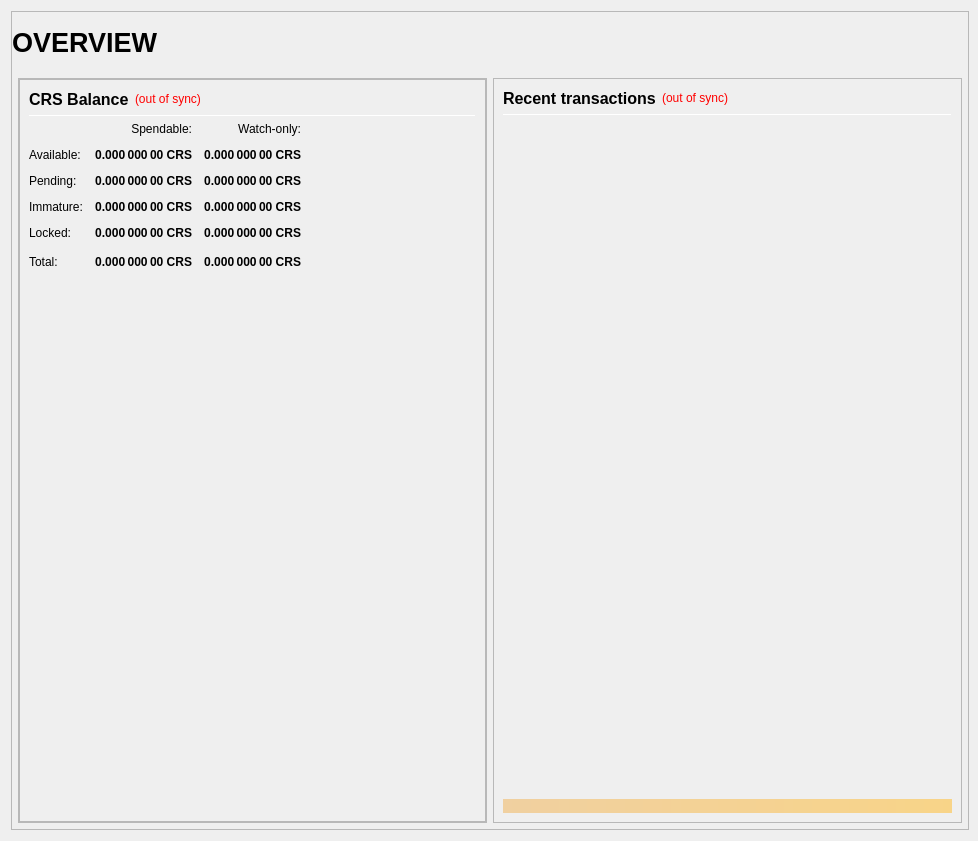
<?xml version="1.0" encoding="UTF-8"?>
<ui version="4.0">
 <class>OverviewPage</class>
 <widget class="QWidget" name="OverviewPage">
  <property name="geometry">
   <rect>
    <x>0</x>
    <y>0</y>
    <width>978</width>
    <height>841</height>
   </rect>
  </property>
  <property name="minimumSize">
   <size>
    <width>960</width>
    <height>682</height>
   </size>
  </property>
  <property name="windowTitle">
   <string>Form</string>
  </property>
  <layout class="QVBoxLayout" name="topLayout" stretch="1">
   <property name="rightMargin">
    <number>9</number>
   </property>
   <item>
    <widget class="QFrame" name="frame_BG">
     <property name="minimumSize">
      <size>
       <width>850</width>
       <height>610</height>
      </size>
     </property>
     <property name="maximumSize">
      <size>
       <width>16777215</width>
       <height>16777215</height>
      </size>
     </property>
     <property name="frameShape">
      <enum>QFrame::StyledPanel</enum>
     </property>
     <property name="frameShadow">
      <enum>QFrame::Raised</enum>
     </property>
     <layout class="QVBoxLayout" name="verticalLayout_3" stretch="1">
      <property name="leftMargin">
       <number>0</number>
      </property>
      <property name="topMargin">
       <number>0</number>
      </property>
      <property name="rightMargin">
       <number>0</number>
      </property>
      <property name="bottomMargin">
       <number>6</number>
      </property>
      <item>
       <layout class="QVBoxLayout" name="verticalLayout_Master" stretch="0,1">
        <property name="leftMargin">
         <number>0</number>
        </property>
        <property name="topMargin">
         <number>0</number>
        </property>
        <property name="rightMargin">
         <number>0</number>
        </property>
        <property name="bottomMargin">
         <number>0</number>
        </property>
        <item>
         <widget class="QFrame" name="frame_Header">
          <layout class="QVBoxLayout" name="verticalLayout_Header" stretch="0">
           <property name="leftMargin">
            <number>0</number>
           </property>
           <property name="topMargin">
            <number>0</number>
           </property>
           <property name="rightMargin">
            <number>0</number>
           </property>
           <property name="bottomMargin">
            <number>0</number>
           </property>
           <item>
            <layout class="QHBoxLayout" name="horizontalLayout_Header" stretch="1,0,1">
             <property name="spacing">
              <number>6</number>
             </property>
             <item>
              <widget class="QLabel" name="labelOverviewHeaderLeft">
               <property name="minimumSize">
                <size>
                 <width>464</width>
                 <height>60</height>
                </size>
               </property>
               <property name="maximumSize">
                <size>
                 <width>16777215</width>
                 <height>60</height>
                </size>
               </property>
               <property name="font">
                <font>
                 <pointsize>20</pointsize>
                 <weight>75</weight>
                 <bold>true</bold>
                </font>
               </property>
               <property name="text">
                <string>OVERVIEW</string>
               </property>
               <property name="alignment">
                <set>Qt::AlignLeading|Qt::AlignLeft|Qt::AlignVCenter</set>
               </property>
              </widget>
             </item>
             <item>
              <spacer name="horizontalSpacer_Header">
               <property name="orientation">
                <enum>Qt::Horizontal</enum>
               </property>
               <property name="sizeHint" stdset="0">
                <size>
                 <width>40</width>
                 <height>20</height>
                </size>
               </property>
              </spacer>
             </item>
             <item>
              <widget class="QLabel" name="labelOverviewHeaderRight">
               <property name="minimumSize">
                <size>
                 <width>464</width>
                 <height>60</height>
                </size>
               </property>
               <property name="maximumSize">
                <size>
                 <width>16777215</width>
                 <height>60</height>
                </size>
               </property>
               <property name="font">
                <font>
                 <pointsize>14</pointsize>
                </font>
               </property>
               <property name="text">
                <string/>
               </property>
               <property name="alignment">
                <set>Qt::AlignRight|Qt::AlignTrailing|Qt::AlignVCenter</set>
               </property>
              </widget>
             </item>
            </layout>
           </item>
          </layout>
         </widget>
        </item>
        <item>
         <widget class="QFrame" name="frame_Content">
          <layout class="QVBoxLayout" name="verticalLayout_Content">
           <property name="leftMargin">
            <number>6</number>
           </property>
           <property name="topMargin">
            <number>0</number>
           </property>
           <property name="rightMargin">
            <number>6</number>
           </property>
           <property name="bottomMargin">
            <number>0</number>
           </property>
           <item>
            <layout class="QHBoxLayout" name="horizontalLayout_Content" stretch="1,1">
             <property name="spacing">
              <number>6</number>
             </property>
             <item>
              <layout class="QVBoxLayout" name="verticalLayout_left" stretch="1">
               <item>
                <widget class="QFrame" name="frameObfuscation">
                 <property name="minimumSize">
                  <size>
                   <width>0</width>
                   <height>0</height>
                  </size>
                 </property>
                 <property name="frameShape">
                  <enum>QFrame::StyledPanel</enum>
                 </property>
                 <property name="frameShadow">
                  <enum>QFrame::Raised</enum>
                 </property>
                 <layout class="QVBoxLayout" name="verticalLayout" stretch="0">
                  <property name="leftMargin">
                   <number>0</number>
                  </property>
                  <property name="topMargin">
                   <number>0</number>
                  </property>
                  <property name="rightMargin">
                   <number>0</number>
                  </property>
                  <property name="bottomMargin">
                   <number>0</number>
                  </property>
                  <item>
                   <widget class="QFrame" name="frame_Balances">
                    <property name="frameShape">
                     <enum>QFrame::StyledPanel</enum>
                    </property>
                    <property name="frameShadow">
                     <enum>QFrame::Raised</enum>
                    </property>
                    <layout class="QVBoxLayout" name="verticalLayout_4">
                     <item>
                      <layout class="QHBoxLayout" name="horizontalLayout_4">
                       <item>
                        <widget class="QLabel" name="label_5">
                         <property name="minimumSize">
                          <size>
                           <width>0</width>
                           <height>20</height>
                          </size>
                         </property>
                         <property name="font">
                          <font>
                           <pointsize>12</pointsize>
                           <weight>75</weight>
                           <bold>true</bold>
                          </font>
                         </property>
                         <property name="text">
                          <string>CRS Balance</string>
                         </property>
                        </widget>
                       </item>
                       <item>
                        <widget class="QLabel" name="labelWalletStatus">
                         <property name="cursor">
                          <cursorShape>WhatsThisCursor</cursorShape>
                         </property>
                         <property name="toolTip">
                          <string>The displayed information may be out of date. Your wallet automatically synchronizes with the PIVX network after a connection is established, but this process has not completed yet.</string>
                         </property>
                         <property name="styleSheet">
                          <string notr="true">QLabel { color: red; }</string>
                         </property>
                         <property name="text">
                          <string notr="true">(out of sync)</string>
                         </property>
                         <property name="alignment">
                          <set>Qt::AlignLeading|Qt::AlignLeft|Qt::AlignVCenter</set>
                         </property>
                        </widget>
                       </item>
                       <item>
                        <spacer name="horizontalSpacer_3">
                         <property name="orientation">
                          <enum>Qt::Horizontal</enum>
                         </property>
                         <property name="sizeHint" stdset="0">
                          <size>
                           <width>40</width>
                           <height>20</height>
                          </size>
                         </property>
                        </spacer>
                       </item>
                      </layout>
                     </item>
                     <item>
                      <widget class="Line" name="line_Balance">
                       <property name="minimumSize">
                        <size>
                         <width>0</width>
                         <height>1</height>
                        </size>
                       </property>
                       <property name="maximumSize">
                        <size>
                         <width>16777215</width>
                         <height>1</height>
                        </size>
                       </property>
                       <property name="orientation">
                        <enum>Qt::Horizontal</enum>
                       </property>
                      </widget>
                     </item>
                     <item>
                      <layout class="QGridLayout" name="gridLayout">
                       <property name="spacing">
                        <number>12</number>
                       </property>
                       <item row="0" column="1">
                        <widget class="QLabel" name="labelSpendable">
                         <property name="text">
                          <string>Spendable:</string>
                         </property>
                         <property name="alignment">
                          <set>Qt::AlignRight|Qt::AlignTrailing|Qt::AlignVCenter</set>
                         </property>
                        </widget>
                       </item>
                       <item row="0" column="2">
                        <widget class="QLabel" name="labelWatchonly">
                         <property name="text">
                          <string>Watch-only:</string>
                         </property>
                         <property name="alignment">
                          <set>Qt::AlignRight|Qt::AlignTrailing|Qt::AlignVCenter</set>
                         </property>
                        </widget>
                       </item>
                       <item row="1" column="0">
                        <widget class="QLabel" name="labelBalanceText">
                         <property name="text">
                          <string>Available:</string>
                         </property>
                        </widget>
                       </item>
                       <item row="1" column="1">
                        <widget class="QLabel" name="labelBalance">
                         <property name="font">
                          <font>
                           <weight>75</weight>
                           <bold>true</bold>
                          </font>
                         </property>
                         <property name="cursor">
                          <cursorShape>IBeamCursor</cursorShape>
                         </property>
                         <property name="toolTip">
                          <string>Your current spendable balance</string>
                         </property>
                         <property name="text">
                          <string notr="true">0.000 000 00 CRS</string>
                         </property>
                         <property name="alignment">
                          <set>Qt::AlignRight|Qt::AlignTrailing|Qt::AlignVCenter</set>
                         </property>
                         <property name="textInteractionFlags">
                          <set>Qt::LinksAccessibleByMouse|Qt::TextSelectableByKeyboard|Qt::TextSelectableByMouse</set>
                         </property>
                        </widget>
                       </item>
                       <item row="1" column="2">
                        <widget class="QLabel" name="labelWatchAvailable">
                         <property name="font">
                          <font>
                           <weight>75</weight>
                           <bold>true</bold>
                          </font>
                         </property>
                         <property name="cursor">
                          <cursorShape>IBeamCursor</cursorShape>
                         </property>
                         <property name="toolTip">
                          <string>Your current balance in watch-only addresses</string>
                         </property>
                         <property name="text">
                          <string notr="true">0.000 000 00 CRS</string>
                         </property>
                         <property name="alignment">
                          <set>Qt::AlignRight|Qt::AlignTrailing|Qt::AlignVCenter</set>
                         </property>
                         <property name="textInteractionFlags">
                          <set>Qt::LinksAccessibleByMouse|Qt::TextSelectableByKeyboard|Qt::TextSelectableByMouse</set>
                         </property>
                        </widget>
                       </item>
                       <item row="2" column="0">
                        <widget class="QLabel" name="labelPendingText">
                         <property name="text">
                          <string>Pending:</string>
                         </property>
                        </widget>
                       </item>
                       <item row="2" column="1">
                        <widget class="QLabel" name="labelUnconfirmed">
                         <property name="font">
                          <font>
                           <weight>75</weight>
                           <bold>true</bold>
                          </font>
                         </property>
                         <property name="cursor">
                          <cursorShape>IBeamCursor</cursorShape>
                         </property>
                         <property name="toolTip">
                          <string>Total of transactions that have yet to be confirmed, and do not yet count toward the spendable balance</string>
                         </property>
                         <property name="text">
                          <string notr="true">0.000 000 00 CRS</string>
                         </property>
                         <property name="alignment">
                          <set>Qt::AlignRight|Qt::AlignTrailing|Qt::AlignVCenter</set>
                         </property>
                         <property name="textInteractionFlags">
                          <set>Qt::LinksAccessibleByMouse|Qt::TextSelectableByKeyboard|Qt::TextSelectableByMouse</set>
                         </property>
                        </widget>
                       </item>
                       <item row="2" column="2">
                        <widget class="QLabel" name="labelWatchPending">
                         <property name="font">
                          <font>
                           <weight>75</weight>
                           <bold>true</bold>
                          </font>
                         </property>
                         <property name="cursor">
                          <cursorShape>IBeamCursor</cursorShape>
                         </property>
                         <property name="toolTip">
                          <string>Unconfirmed transactions to watch-only addresses</string>
                         </property>
                         <property name="text">
                          <string notr="true">0.000 000 00 CRS</string>
                         </property>
                         <property name="alignment">
                          <set>Qt::AlignRight|Qt::AlignTrailing|Qt::AlignVCenter</set>
                         </property>
                         <property name="textInteractionFlags">
                          <set>Qt::LinksAccessibleByMouse|Qt::TextSelectableByKeyboard|Qt::TextSelectableByMouse</set>
                         </property>
                        </widget>
                       </item>
                       <item row="3" column="0">
                        <widget class="QLabel" name="labelImmatureText">
                         <property name="text">
                          <string>Immature:</string>
                         </property>
                        </widget>
                       </item>
                       <item row="3" column="1">
                        <widget class="QLabel" name="labelImmature">
                         <property name="font">
                          <font>
                           <weight>75</weight>
                           <bold>true</bold>
                          </font>
                         </property>
                         <property name="cursor">
                          <cursorShape>IBeamCursor</cursorShape>
                         </property>
                         <property name="toolTip">
                          <string>Staked or masternode rewards that has not yet matured</string>
                         </property>
                         <property name="text">
                          <string notr="true">0.000 000 00 CRS</string>
                         </property>
                         <property name="alignment">
                          <set>Qt::AlignRight|Qt::AlignTrailing|Qt::AlignVCenter</set>
                         </property>
                         <property name="textInteractionFlags">
                          <set>Qt::LinksAccessibleByMouse|Qt::TextSelectableByKeyboard|Qt::TextSelectableByMouse</set>
                         </property>
                        </widget>
                       </item>
                       <item row="3" column="2">
                        <widget class="QLabel" name="labelWatchImmature">
                         <property name="font">
                          <font>
                           <weight>75</weight>
                           <bold>true</bold>
                          </font>
                         </property>
                         <property name="cursor">
                          <cursorShape>IBeamCursor</cursorShape>
                         </property>
                         <property name="toolTip">
                          <string>Staked or masternode rewards in watch-only addresses that has not yet matured</string>
                         </property>
                         <property name="text">
                          <string notr="true">0.000 000 00 CRS</string>
                         </property>
                         <property name="alignment">
                          <set>Qt::AlignRight|Qt::AlignTrailing|Qt::AlignVCenter</set>
                         </property>
                         <property name="textInteractionFlags">
                          <set>Qt::LinksAccessibleByMouse|Qt::TextSelectableByKeyboard|Qt::TextSelectableByMouse</set>
                         </property>
                        </widget>
                       </item>
                       <item row="4" column="0">
                        <widget class="QLabel" name="labelLockedBalanceText">
                         <property name="toolTip">
                          <string>Locked CRS or Masternode collaterals. These are excluded from zCRS minting.</string>
                         </property>
                         <property name="text">
                          <string>Locked:</string>
                         </property>
                        </widget>
                       </item>
                       <item row="4" column="1">
                        <widget class="QLabel" name="labelLockedBalance">
                         <property name="font">
                          <font>
                           <weight>75</weight>
                           <bold>true</bold>
                          </font>
                         </property>
                         <property name="cursor">
                          <cursorShape>IBeamCursor</cursorShape>
                         </property>
                         <property name="toolTip">
                          <string>Locked CRS or Masternode collaterals. These are excluded from zCRS minting.</string>
                         </property>
                         <property name="text">
                          <string notr="true">0.000 000 00 CRS</string>
                         </property>
                         <property name="alignment">
                          <set>Qt::AlignRight|Qt::AlignTrailing|Qt::AlignVCenter</set>
                         </property>
                         <property name="textInteractionFlags">
                          <set>Qt::LinksAccessibleByMouse|Qt::TextSelectableByKeyboard|Qt::TextSelectableByMouse</set>
                         </property>
                        </widget>
                       </item>
                       <item row="4" column="2">
                        <widget class="QLabel" name="labelWatchLocked">
                         <property name="font">
                          <font>
                           <weight>75</weight>
                           <bold>true</bold>
                          </font>
                         </property>
                         <property name="cursor">
                          <cursorShape>IBeamCursor</cursorShape>
                         </property>
                         <property name="toolTip">
                          <string>Current locked balance in watch-only addresses</string>
                         </property>
                         <property name="text">
                          <string notr="true">0.000 000 00 CRS</string>
                         </property>
                         <property name="alignment">
                          <set>Qt::AlignRight|Qt::AlignTrailing|Qt::AlignVCenter</set>
                         </property>
                         <property name="textInteractionFlags">
                          <set>Qt::LinksAccessibleByMouse|Qt::TextSelectableByKeyboard|Qt::TextSelectableByMouse</set>
                         </property>
                        </widget>
                       </item>
                       <item row="5" column="0">
                        <widget class="QLabel" name="labelTotalText">
                         <property name="toolTip">
                          <string>Your current CRS balance, unconfirmed and immature transactions included</string>
                         </property>
                         <property name="text">
                          <string>Total:</string>
                         </property>
                        </widget>
                       </item>
                       <item row="5" column="1">
                        <widget class="QLabel" name="labelTotal">
                         <property name="font">
                          <font>
                           <weight>75</weight>
                           <bold>true</bold>
                          </font>
                         </property>
                         <property name="cursor">
                          <cursorShape>IBeamCursor</cursorShape>
                         </property>
                         <property name="toolTip">
                          <string>Your current CRS balance, unconfirmed and immature transactions included</string>
                         </property>
                         <property name="text">
                          <string notr="true">0.000 000 00 CRS</string>
                         </property>
                         <property name="alignment">
                          <set>Qt::AlignRight|Qt::AlignTrailing|Qt::AlignVCenter</set>
                         </property>
                         <property name="textInteractionFlags">
                          <set>Qt::LinksAccessibleByMouse|Qt::TextSelectableByKeyboard|Qt::TextSelectableByMouse</set>
                         </property>
                        </widget>
                       </item>
                       <item row="5" column="2">
                        <widget class="QLabel" name="labelWatchTotal">
                         <property name="font">
                          <font>
                           <weight>75</weight>
                           <bold>true</bold>
                          </font>
                         </property>
                         <property name="cursor">
                          <cursorShape>IBeamCursor</cursorShape>
                         </property>
                         <property name="toolTip">
                          <string>Current total balance in watch-only addresses</string>
                         </property>
                         <property name="text">
                          <string notr="true">0.000 000 00 CRS</string>
                         </property>
                         <property name="alignment">
                          <set>Qt::AlignRight|Qt::AlignTrailing|Qt::AlignVCenter</set>
                         </property>
                         <property name="textInteractionFlags">
                          <set>Qt::LinksAccessibleByMouse|Qt::TextSelectableByKeyboard|Qt::TextSelectableByMouse</set>
                         </property>
                        </widget>
                       </item>
                       <item row="5" column="3">
                        <spacer name="horizontalSpacer_9">
                         <property name="orientation">
                          <enum>Qt::Horizontal</enum>
                         </property>
                         <property name="sizeHint" stdset="0">
                          <size>
                           <width>40</width>
                           <height>20</height>
                          </size>
                         </property>
                        </spacer>
                       </item>
                      </layout>
                     </item>
                     <item>
                      <spacer name="verticalSpacer_3">
                       <property name="orientation">
                        <enum>Qt::Vertical</enum>
                       </property>
                       <property name="sizeHint" stdset="0">
                        <size>
                         <width>20</width>
                         <height>40</height>
                        </size>
                       </property>
                      </spacer>
                     </item>
                    </layout>
                   </widget>
                  </item>
                 </layout>
                </widget>
               </item>
              </layout>
             </item>
             <item>
              <layout class="QVBoxLayout" name="verticalLayout_right" stretch="1">
               <item>
                <widget class="QFrame" name="frame_RecentTransactions">
                 <property name="minimumSize">
                  <size>
                   <width>0</width>
                   <height>0</height>
                  </size>
                 </property>
                 <property name="frameShape">
                  <enum>QFrame::StyledPanel</enum>
                 </property>
                 <property name="frameShadow">
                  <enum>QFrame::Raised</enum>
                 </property>
                 <layout class="QVBoxLayout" name="verticalLayout_1" stretch="0,0,0,0,0">
                  <item>
                   <layout class="QHBoxLayout" name="horizontalLayout_2">
                    <item>
                     <widget class="QLabel" name="label_4">
                      <property name="minimumSize">
                       <size>
                        <width>0</width>
                        <height>20</height>
                       </size>
                      </property>
                      <property name="font">
                       <font>
                        <pointsize>12</pointsize>
                        <weight>75</weight>
                        <bold>true</bold>
                       </font>
                      </property>
                      <property name="text">
                       <string>Recent transactions</string>
                      </property>
                     </widget>
                    </item>
                    <item>
                     <widget class="QLabel" name="labelTransactionsStatus">
                      <property name="cursor">
                       <cursorShape>WhatsThisCursor</cursorShape>
                      </property>
                      <property name="toolTip">
                       <string>The displayed information may be out of date. Your wallet automatically synchronizes with the Cronos network after a connection is established, but this process has not completed yet.</string>
                      </property>
                      <property name="styleSheet">
                       <string notr="true">QLabel { color: red; }</string>
                      </property>
                      <property name="text">
                       <string notr="true">(out of sync)</string>
                      </property>
                      <property name="alignment">
                       <set>Qt::AlignRight|Qt::AlignTrailing|Qt::AlignVCenter</set>
                      </property>
                     </widget>
                    </item>
                    <item>
                     <spacer name="horizontalSpacer">
                      <property name="orientation">
                       <enum>Qt::Horizontal</enum>
                      </property>
                      <property name="sizeHint" stdset="0">
                       <size>
                        <width>40</width>
                        <height>20</height>
                       </size>
                      </property>
                     </spacer>
                    </item>
                   </layout>
                  </item>
                  <item>
                   <widget class="Line" name="line">
                    <property name="minimumSize">
                     <size>
                      <width>0</width>
                      <height>1</height>
                     </size>
                    </property>
                    <property name="maximumSize">
                     <size>
                      <width>16777215</width>
                      <height>1</height>
                     </size>
                    </property>
                    <property name="orientation">
                     <enum>Qt::Horizontal</enum>
                    </property>
                   </widget>
                  </item>
                  <item>
                   <widget class="QListView" name="listTransactions">
                    <property name="minimumSize">
                     <size>
                      <width>0</width>
                      <height>0</height>
                     </size>
                    </property>
                    <property name="styleSheet">
                     <string notr="true">QListView { background: transparent; }</string>
                    </property>
                    <property name="frameShape">
                     <enum>QFrame::NoFrame</enum>
                    </property>
                    <property name="verticalScrollBarPolicy">
                     <enum>Qt::ScrollBarAlwaysOff</enum>
                    </property>
                    <property name="horizontalScrollBarPolicy">
                     <enum>Qt::ScrollBarAlwaysOff</enum>
                    </property>
                    <property name="selectionMode">
                     <enum>QAbstractItemView::NoSelection</enum>
                    </property>
                   </widget>
                  </item>
                  <item>
                   <spacer name="verticalSpacer_2">
                    <property name="orientation">
                     <enum>Qt::Vertical</enum>
                    </property>
                    <property name="sizeType">
                     <enum>QSizePolicy::Expanding</enum>
                    </property>
                    <property name="sizeHint" stdset="0">
                     <size>
                      <width>20</width>
                      <height>40</height>
                     </size>
                    </property>
                   </spacer>
                  </item>
                  <item>
                   <widget class="QLabel" name="labelAlerts">
                    <property name="maximumSize">
                     <size>
                      <width>16777215</width>
                      <height>16777215</height>
                     </size>
                    </property>
                    <property name="styleSheet">
                     <string notr="true">background-color: qlineargradient(x1: 0, y1: 0, x2: 1, y2: 0, stop:0 #F0D0A0, stop:1 #F8D488); color:#000000;</string>
                    </property>
                    <property name="text">
                     <string/>
                    </property>
                    <property name="wordWrap">
                     <bool>true</bool>
                    </property>
                    <property name="margin">
                     <number>3</number>
                    </property>
                   </widget>
                  </item>
                 </layout>
                </widget>
               </item>
              </layout>
             </item>
            </layout>
           </item>
          </layout>
         </widget>
        </item>
       </layout>
      </item>
     </layout>
    </widget>
   </item>
  </layout>
 </widget>
 <resources/>
 <connections/>
</ui>
